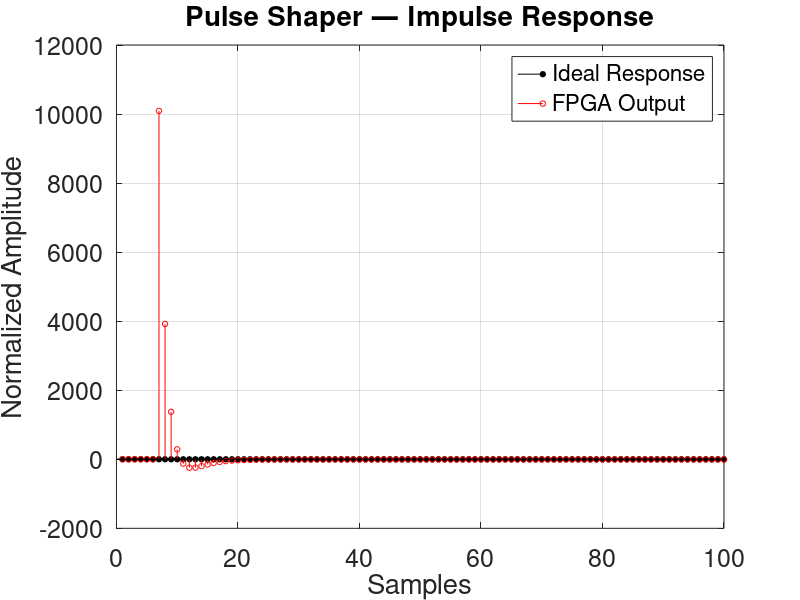
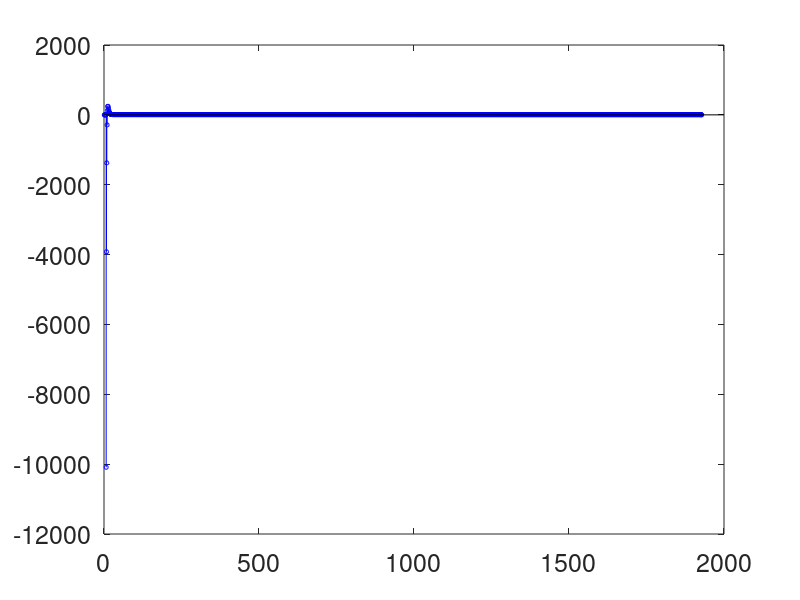

The MATLAB script that drew these images, in order: (Note: this script raises an error after producing the figures.)
clc
close all
clear

Gy = 2^15;
Gx = 2^32;

% Coeficientes reais
Hz = load("Hz.mat");
Hz = Hz.Hz;

% Dados FPGA
data = load("shaper_tb.txt");
data = data / Gx;

N = length(data);
M = length(Hz);
X = zeros(N, M);

% Saída do shaper ideal
for i = 1:M
    Zn = Hz{1,i}.Numerator;
    Zd = Hz{1,i}.Denominator;

    [X_temp, ~] = impz(Zn, Zd, N);

    X(:,i) = X_temp;
end

h = sum(X, 2);

% Calcular erro
err = h - data;
eRMS = sqrt(mean(err.^2));
eMAX = max(abs(err));

fprintf('RMS Error:     %.6f  (%.4f%%)\n', eRMS, eRMS*100);
fprintf('Max Abs Error: %.6f\n', eMAX);

%% ---------- Figura 1: Comparação do pulso principal ----------
figure('DefaultAxesFontSize', 18, 'Position', [100 400 900 500]);
stem(h, 'k', 'filled', 'MarkerSize', 4, 'DisplayName', 'Ideal Response');
hold on;
stem(data, 'r', 'MarkerSize', 4, 'DisplayName', 'FPGA Output');
xlim([0 100]);
grid on;
title('Pulse Shaper — Impulse Response');
ylabel('Normalized Amplitude');
xlabel('Samples');
legend('Location', 'northeast');

%% ---------- Figura 2: Erro de quantização ----------
figure('DefaultAxesFontSize', 18, 'Position', [100 400 900 500]);
stem(err, 'b', 'MarkerSize', 3, 'DisplayName', 'Quantization Error');
hold on;
yline( eRMS, '--r', sprintf('RMS = %.2e', eRMS), ...
    'LineWidth', 1.2, 'LabelHorizontalAlignment', 'left', ...
    'HandleVisibility', 'off');
yline(-eRMS, '--r', '', 'LineWidth', 1.2, 'HandleVisibility', 'off');
xlim([0 200]);
grid on;
title('Quantization Error  (Ideal Response - FPGA)');
ylabel('Error');
xlabel('Samples');
legend('Location', 'northeast');

%% ---------- Figura 3: Cauda negativa (zoom) ----------
figure('DefaultAxesFontSize', 18, 'Position', [100 400 900 500]);

% subplot(2,1,1);
stem(h, 'k', 'filled', 'MarkerSize', 3, 'DisplayName', 'MATLAB (ideal)');
hold on;
stem(data, 'r', 'MarkerSize', 3, 'DisplayName', 'FPGA Output');
ylim([-0.001 0.001]);
xlim([0 200]);
grid on;
title('Long Negative Tail — Comparison');
ylabel('Normalized Amplitude');
legend('Location', 'northeast');

% subplot(2,1,2);
% stem(err(1:min(200,N)), 'm', 'MarkerSize', 3);
% xlim([0 200]);
% grid on;
% title('Tail Region — Error');
% ylabel('Error');
% xlabel('Samples');
